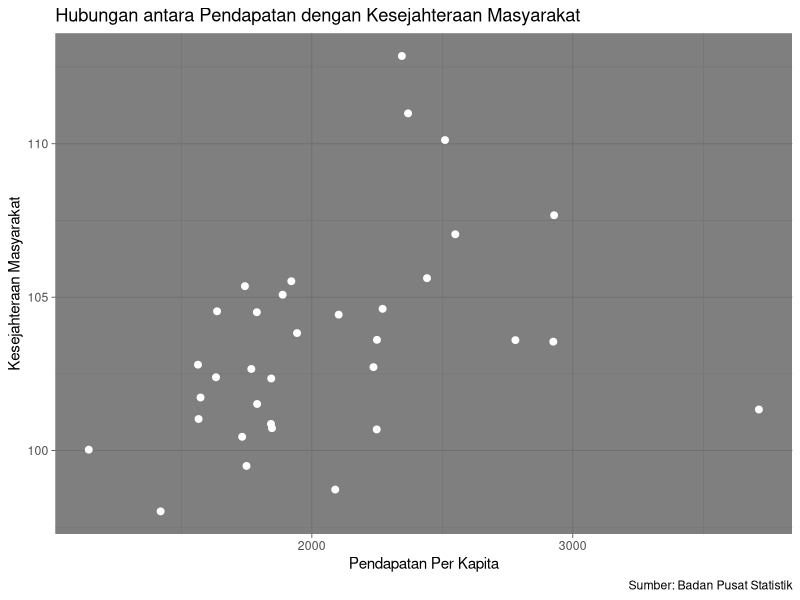

Generate this figure with R:
## ---- chunk 1
#| warning: false
#| echo: true
library("readxl")
library("dplyr")
library("ggplot2")
library("png")
## ---- chunk 2
library("readxl")
dat<-read_excel("uas.xlsx")
head(dat)
## ---- chunk 3
library("ggplot2")
ggplot(data=dat,aes(x=Pendapatan,y=Kesejahteraan)) +
  geom_point(color="white",size=2) +
  labs(title="Hubungan antara Pendapatan dengan Kesejahteraan Masyarakat",
       x="Pendapatan Per Kapita",
       y="Kesejahteraan Masyarakat",
       caption = "Sumber: Badan Pusat Statistik") +
  theme_dark()
## ---- chunk 4
reg<-lm(Kesejahteraan~Pendapatan,data=dat)
summary(reg)
